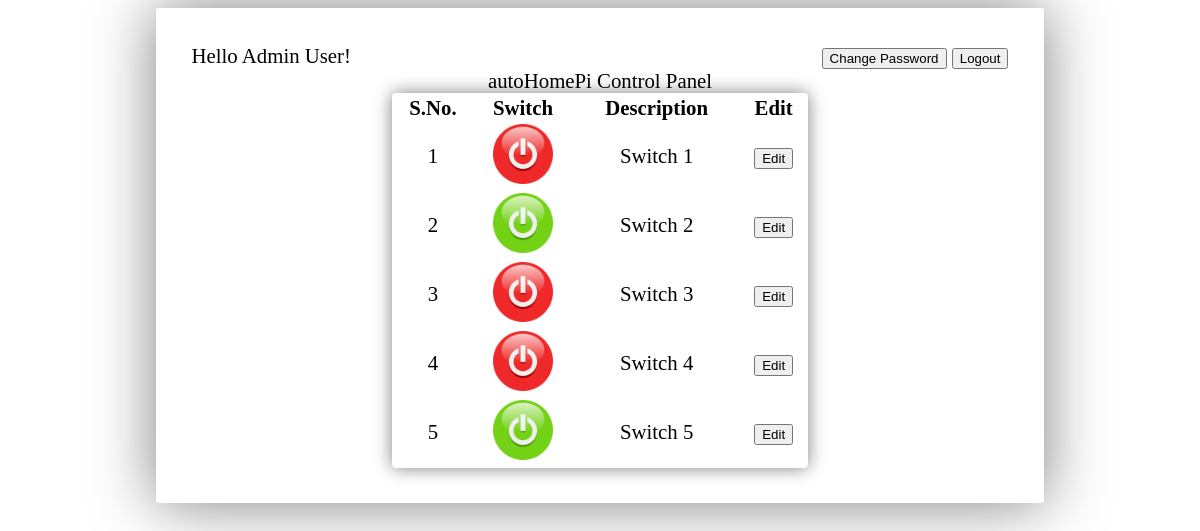
Page / (signed in) on the committed database.
### tables this page shows
CREATE TABLE IF NOT EXISTS `switches` (
  `switch_id` int(2) unsigned NOT NULL COMMENT 'Switch ID on GUI',
  `switch_state` varchar(3) NOT NULL DEFAULT 'off' COMMENT 'Current switch status',
  `switch_descr` varchar(80) DEFAULT NULL COMMENT 'Switch Description',
  `switch_gpio` int(2) NOT NULL COMMENT 'RPi.GPIO Associated with Switch',
  UNIQUE KEY `switch_id` (`switch_id`,`switch_gpio`)
);

### config.inc.php (called while the page is built, shortened)
<?php
$dbname = "autohomepi";
?>

### control.inc.php (the view, shortened to what this page needs)
<?php echo "Hello {$_SESSION['name']}!"; ?>
<form action="./" method="post" style="float: right;">
    <input type="submit" name="pswd_change" value="Change Password">
    <input type="submit" name="logout" value="Logout">
</form>
<?
if (isset($_POST['pswd_change'])) {
    ?>
    <form method="post" action="./">
        <input type="hidden" name="formsendertype" value="passwordchanger">
        <table>
            <caption>Change Password for <? echo $_SESSION['username']; ?></caption>
            <tr><td>Current password:</td><td><input type="password" name="cur_password" required></td></tr>
            <tr><td>New password:</td><td><input type="password" name="new_password1" required></td></tr>
            <tr><td>Re-enter new password:</td><td><input type="password" name="new_password2" required></td></tr>
            <tr><td></td><td><input type="submit" name="submit" value="Submit"></td></tr>
        </table>
    </form>
    <?
} else {
    $query = "SELECT * FROM `$dbname`.`switches`";
    $db_switch_result = mysql_query($query);
    $rows = mysql_num_rows($db_switch_result);
    ?>
    <form method="post" action="./" id="control_form">
        <table id="control">
            <caption> autoHomePi Control Panel </caption>
            <thead>
                <tr>
                    <th><label for=e1>S.No.</label></th>
                    <th><label for=e2>Switch</label></th>
                    <th><label for=e3>Description</label></th>
                    <?
                    if ($_SESSION['user_type'] == "admin") {
                        echo '<th><label for=e4>Edit</label></th>';
                    }
                    ?>
                </tr>
            </thead>
            <tbody>
                <?
                for ($i = 0; $i < $rows; $i++) {
                    $db_switch_data = mysql_fetch_assoc($db_switch_result);
                    $switch_state = $db_switch_data['switch_state'];
                    $switch_descr = $db_switch_data['switch_descr'];
                    ?>
                    <tr align="center">
                        <td><? echo $i + 1; ?></td>
                        <td><input type="image" name="<? echo $i; ?>" value="Switch <? echo $i; ?>" src="images/switch_<? echo $switch_state;         ?>.png" id="control_switch" onclick="switch_clickHandler(event);"></td>
                        <td><? echo "$switch_descr";         ?></td>
                        <? if ($_SESSION['user_type'] == "admin") { ?><td><input type="button" name="<? echo $i; ?>" value="Edit" id="control_edit" onclick="edit_clickHandler(event);"></td><? } ?>
                    </tr>
                <? } ?>
            </tbody>
        </table>
    </form>
    <?
}
?>

### style.css (style rules this page uses)
body { background: url("images/bg2.jpg"); background-repeat: repeat; }
@media only screen and (min-width: 700px) { table#control { margin: auto; width: 20em; box-shadow: 0 0 0.8em 0 rgba(0,0,0,0.5); border-radius: 0.2em; } }
table#control tr { border: solid; border-width: 1px; border-color: black; }
table#control { background: rgba(255,255,255,0.5); }
#control_switch { height: 60px; width: 60px; }

### rows in the picture
switches: switch_descr "Switch 1"
switches: switch_descr "Switch 2"
switches: switch_descr "Switch 3"
switches: switch_descr "Switch 4"
switches: switch_descr "Switch 5"

### other values in the picture
$_SESSION['name'] "Admin User"
